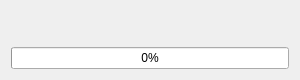
<?xml version="1.0" encoding="UTF-8"?>
<ui version="4.0">
 <class>LoadingDialog</class>
 <widget class="QDialog" name="LoadingDialog">
  <property name="windowModality">
   <enum>Qt::ApplicationModal</enum>
  </property>
  <property name="geometry">
   <rect>
    <x>0</x>
    <y>0</y>
    <width>300</width>
    <height>80</height>
   </rect>
  </property>
  <property name="sizePolicy">
   <sizepolicy hsizetype="Minimum" vsizetype="Minimum">
    <horstretch>0</horstretch>
    <verstretch>0</verstretch>
   </sizepolicy>
  </property>
  <property name="windowTitle">
   <string>Please wait...</string>
  </property>
  <property name="windowIcon">
   <iconset resource="../../res/res.qrc">
    <normaloff>:/Images/icons/openIndy.png</normaloff>:/Images/icons/openIndy.png</iconset>
  </property>
  <property name="modal">
   <bool>true</bool>
  </property>
  <layout class="QGridLayout" name="gridLayout">
   <item row="0" column="0">
    <layout class="QVBoxLayout" name="verticalLayout">
     <item>
      <widget class="QLabel" name="label_description">
       <property name="sizePolicy">
        <sizepolicy hsizetype="Preferred" vsizetype="Preferred">
         <horstretch>0</horstretch>
         <verstretch>0</verstretch>
        </sizepolicy>
       </property>
       <property name="text">
        <string/>
       </property>
       <property name="wordWrap">
        <bool>true</bool>
       </property>
      </widget>
     </item>
     <item>
      <widget class="QProgressBar" name="progressBar">
       <property name="value">
        <number>0</number>
       </property>
      </widget>
     </item>
    </layout>
   </item>
  </layout>
 </widget>
 <resources>
  <include location="../../res/res.qrc"/>
 </resources>
 <connections/>
</ui>
